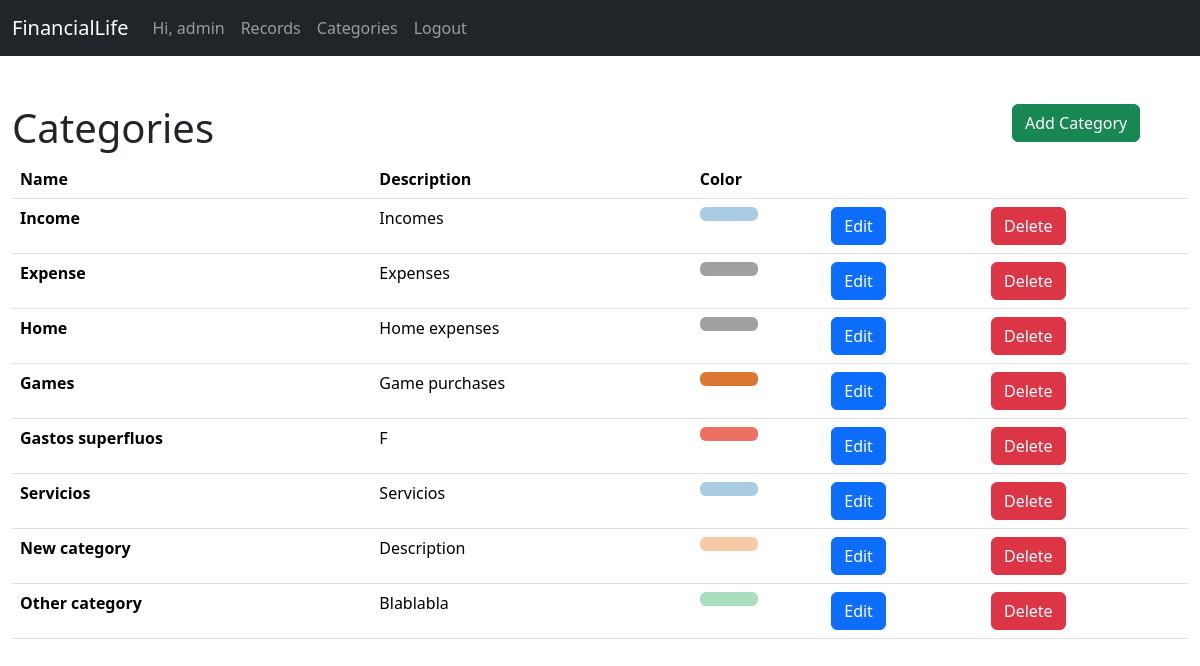
/records/categories/ (signed in), run on an earlier commit of the app's database.
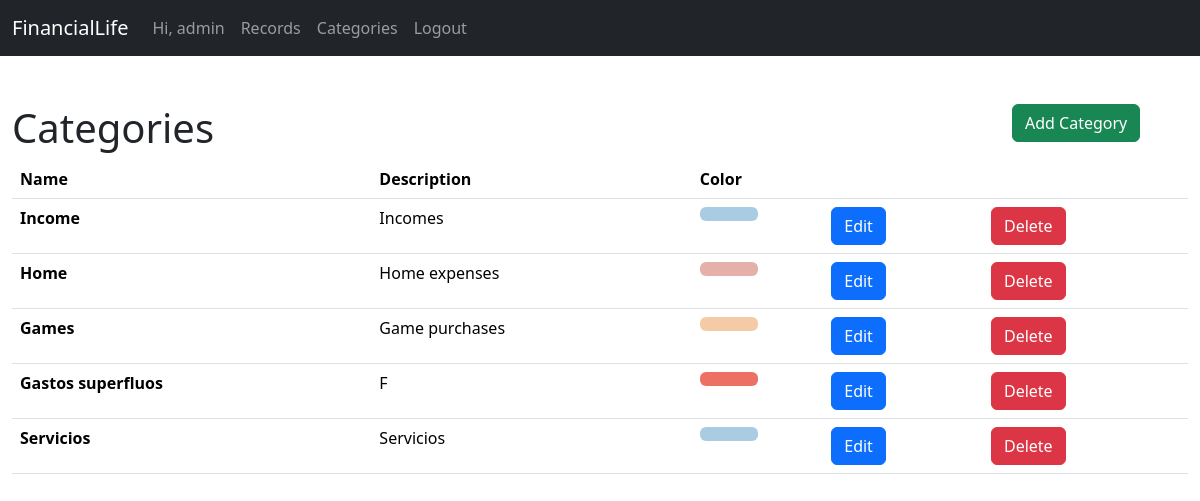
And on a later commit of the database.
### records/models.py (models this page shows, shortened)
class Category(models.Model):
    name = models.CharField(max_length=50)
    description = models.TextField(default='')
    color = models.CharField(default='#ff69b4', max_length=7)
    user = models.ForeignKey(User, on_delete=models.CASCADE)
    created_at = models.DateTimeField(auto_now_add=True)
    updated_at = models.DateTimeField(auto_now=True)

### records/views.py (the view)
# urls.py: path('categories/', CategoryListView.as_view(), name='categories'),
class CategoryListView(View):
    def get(self, request):
        try:
            if not request.user.is_authenticated:
                raise NotAuthenticated()
            categories = Category.objects.filter(user=request.user)
            categories = categories.values('id', 'name', 'description', 'color')
            context = {'categories': categories}
            return render(request, 'category_list.html', context)
        except NotAuthenticated:
            return redirect('/accounts/login')

### records/templates/category_list.html (shortened to what this page needs)
{% extends 'base.html' %}
{% block content %}
<div class="container-fluid">
    <div class="row">
        <div class="col-md-10"><h1>Categories</h1></div>
        <div class="col-md-2"><a class="btn btn-success" style="white-space: nowrap; overflow: hidden; text-overflow: ellipsis; " href="/records/categories/register">Add Category</a></div>
    </div>
    <table class="table">
        <thead>
            <th>Name</th>
            <th>Description</th>
            <th>Color</th>
            <th></th>
            <th></th>
        </thead>
        <tbody>
            {% if categories %}
            {% for category in categories %}
            <tr>
                <th>{{category.name}}</td>
                <td>{{category.description}}</td>
                <td><a class="w-50 btn" style="background-color: {{category.color}};"></a></td>
                <td><a class="btn btn-primary" href="/records/categories/{{category.id}}/edit">Edit</a></td>
                <td><a class="btn btn-danger" href="/records/categories/{{category.id}}/delete">Delete</a></td>
            </tr>
            {% endfor %}
            {% endif %}
        </tbody>
    </table>
</div>
{% endblock %}

### main/templates/base.html (shortened to what this page needs)
<html>
    <head>
        {% load bootstrap5 %}
        {% bootstrap_css %}
    </head>
    <body>
        <nav class="navbar navbar-expand-sm bg-dark navbar-dark sticky-top">
            <div class="container-fluid">
                <a class="navbar-brand" href="/">FinancialLife</a>
                <div class="collapse navbar-collapse" id="collapsibleNavbar">
                    <ul class="navbar-nav">
                        {% if user.is_authenticated%}
                        <li class="nav-item">
                            <a class="nav-link" href="/accounts/profile">Hi, {{user.username}}</a>
                        </li>
                        <li class="nav-item">
                            <a class="nav-link" href="/records/">Records</a>
                        </li>
                        <li class="nav-item">
                            <a class="nav-link" href="/records/categories/">Categories</a>
                        </li>
                        <li class="nav-item">
                            <a class="nav-link" href="/accounts/logout">Logout</a>
                        </li>
                        {% else %}
                        <li class="nav-item">
                            <a class="nav-link" href="/accounts/login">Login</a>
                        </li>
                        {% endif %}
                    </ul>
                </div>
            </div>
        </nav>
        <br>
        <br>
        {% block content %}
        {% endblock %}
        <br>
        <br>
    </body>
</html>

What changed in the data, as far as the page shows it:
removed Category: name "Expense", description "Expenses"
removed Category: name "New category", description "Description"
removed Category: name "Other category", description "Blablabla"
changed Category "Home": color "#a0a0a0" → "#E6B0AA" (drawn)
changed Category "Games": color "#DC7633" → "#F5CBA7" (drawn)
